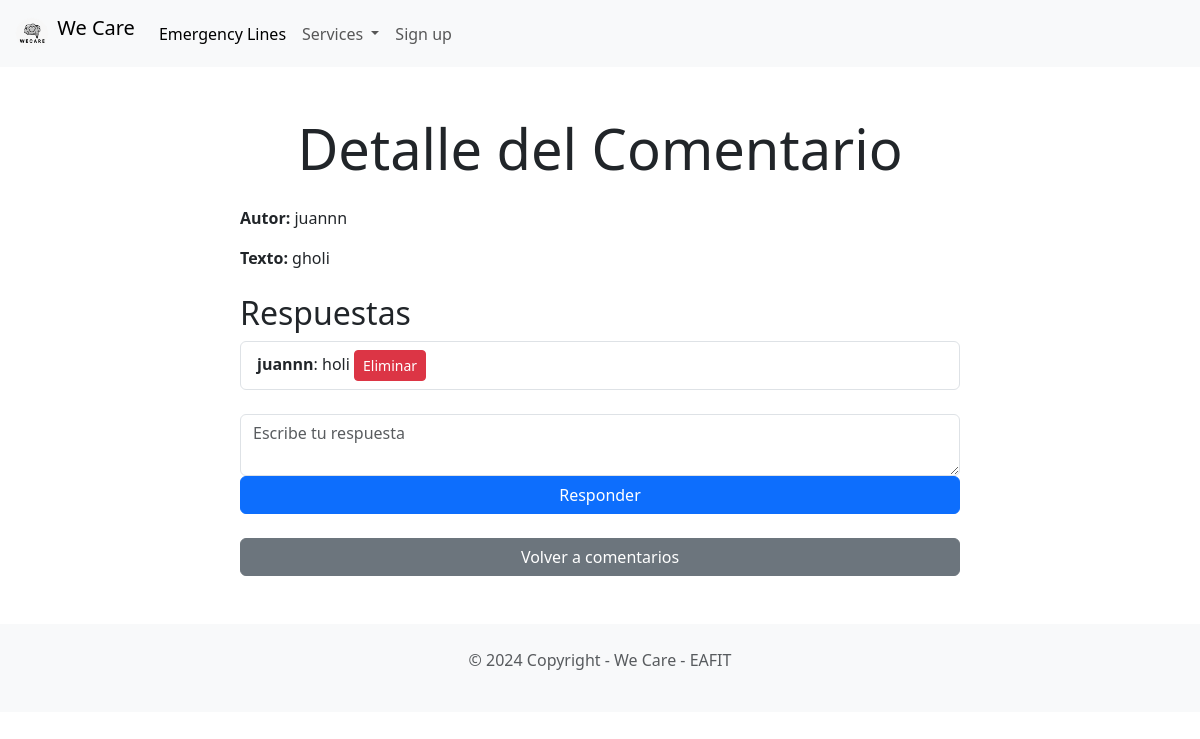
The app's page /comentario/7/ with its own data.
### Forum/models.py (models this page shows, shortened)
class Comentario(models.Model):
    titulo = models.CharField(max_length=255)
    texto = models.TextField()
    autor = models.ForeignKey(User, on_delete=models.CASCADE)
    fecha_creacion = models.DateTimeField(auto_now_add=True)

class Respuesta(models.Model):
    comentario = models.ForeignKey(Comentario, on_delete=models.CASCADE, related_name='respuestas')
    autor = models.ForeignKey(User, on_delete=models.CASCADE)
    texto = models.TextField()
    fecha_creacion = models.DateTimeField(auto_now_add=True)

### Forum/views.py (the view)
# urls.py: path('comentario/<int:id>/', Forum_views.detalle_comentario, name='detalle-comentario'),  # Detalles de un comentario
def detalle_comentario(request, id):
    try:
        comentario = Comentario.objects.get(id=id)
        respuestas = Respuesta.objects.filter(comentario_id=id)
        return render(request, 'Forum/detalle_comentarios.html', {'comentario': comentario, 'respuestas': respuestas})
    except Comentario.DoesNotExist:
        return render(request, 'Forum/comentarios.html', {'mensaje': 'El comentario no existe'})

### appointment/views.py (called while the page is built)
def get_future_reminders(request):
    future_reminder_count = Reminder.objects.filter(reminder_date__gte=timezone.now()).count()
    return {'future_reminder_count': future_reminder_count}

### Forum/templates/Forum/detalle_comentarios.html (shortened to what this page needs)
{% extends "base.html" %}
{% block content %}
    <div class="container my-5">
        <div class="text-center">
            <h1 class="display-4">Detalle del Comentario</h1>
        </div>
        <div class="row justify-content-center mt-4">
            <div class="col-lg-8">
                <p><strong>Autor:</strong> {{ comentario.autor.username }}</p>
                <p><strong>Texto:</strong> {{ comentario.texto }}</p>
                <h2 class="mt-4">Respuestas</h2>
                {% if respuestas %}
                    <ul class="list-group">
                        {% for respuesta in respuestas %}
                            <li class="list-group-item">
                                <strong>{{ respuesta.autor.username }}</strong>: {{ respuesta.texto }}
                                <a href="{% url 'eliminar-respuesta' respuesta.id %}" class="btn btn-danger btn-sm float-right">Eliminar</a>
                            </li>
                        {% endfor %}
                    </ul>
                {% else %}
                    <p>No hay respuestas para este comentario.</p>
                {% endif %}
                <form action="{% url 'crear-respuesta' comentario.id %}" method="post" class="mt-4">
                    <div class="form-group">
                        <textarea name="texto" class="form-control" rows="2" placeholder="Escribe tu respuesta"></textarea>
                    </div>
                    <button type="submit" class="btn btn-primary w-100">Responder</button>
                </form>
                <a href="{% url 'comentarios' %}" class="btn btn-secondary w-100 mt-2">Volver a comentarios</a>
            </div>
        </div>
    </div>
{% endblock content %}

### records on screen
Comentario: autor.username "juannn", texto "gholi"
Respuesta: autor.username "juannn", texto "holi"
